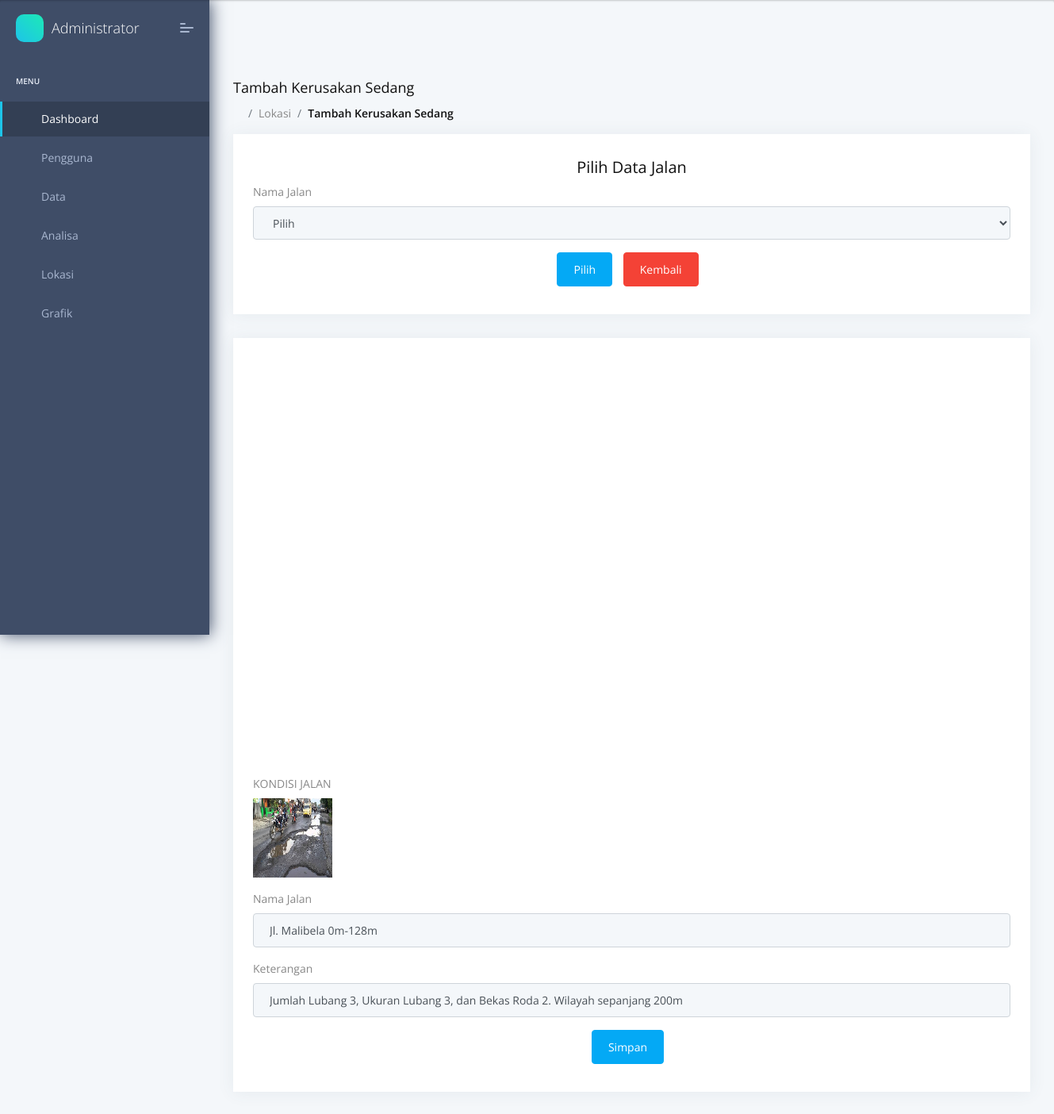
Screenshot of /admin/tambah_sedang.php?id_kerusakan=62 (signed in) with the database file from the repository.
### tables this page shows
CREATE TABLE `tb_kerusakan` (
  `id_kerusakan` int(5) NOT NULL,
  `id_jalan` int(5) NOT NULL,
  `foto` varchar(255) NOT NULL,
  `jum_lubang` varchar(50) NOT NULL,
  `uk_lubang` varchar(50) NOT NULL,
  `bekas_roda` varchar(50) NOT NULL,
  `cluster` varchar(50) NOT NULL
);

CREATE TABLE `tb_jalan` (
  `id_jalan` int(5) NOT NULL,
  `nama` varchar(50) NOT NULL,
  `ket` varchar(50) NOT NULL
);

### admin/tambah_sedang.php (the view, shortened to what this page needs)
<?php
include 'head.php';
include 'menu.php';
include 'header.php';
?>
<div class="pcoded-main-container">
    <div class="pcoded-wrapper">
        <div class="pcoded-content">
            <div class="pcoded-inner-content">
                <div class="page-header">
                    <div class="page-block">
                        <div class="row align-items-center">
                            <div class="col-md-12">
                                <div class="page-header-title">
                                    <h5 class="m-b-10">Tambah Kerusakan Sedang</h5>
                                </div>
                                <ul class="breadcrumb">
                                    <li class="breadcrumb-item"><a href="index.php"><i
                                                class="feather icon-home"></i></a></li>
                                    <li class="breadcrumb-item"><a href="#!">Lokasi</a></li>
                                    <li class="breadcrumb-item"><a href="#!">Tambah Kerusakan Sedang</a></li>
                                </ul>
                            </div>
                        </div>
                    </div>
                </div>
                <div class="main-body">
                    <div class="page-wrapper">
                        <div class="row">
                            <div class="col-sm-12">
                                <div class="card">
                                    <div class="card-body">
                                        <div class="row">
                                            <div class="col-md-12">
                                                <h4 align="center">Pilih Data Jalan</h4>
                                                <form action="<?php echo $_SERVER["PHP_SELF"]; ?>" method="GET">
                                                    <div class="form-group">
                                                        <label>Nama Jalan</label>
                                                        <select class="js-example-basic-single form-control"
                                                            name="id_kerusakan" required>
                                                            <option>Pilih</option>
                                                            <?php
                                                            include 'koneksi.php';
                                                            ?>
                                                        </select>
                                                    </div>
                                                    <center>
                                                        <button type="submit" class="btn btn-primary">Pilih</button>
                                                        <a class="btn btn-danger" href="data_sedang.php">Kembali</a>
                                                    </center>
                                                </form>
                                                <?php
                                                if (isset($_GET['id_kerusakan'])) {
                                                    $id_kerusakan = $_GET['id_kerusakan'];
                                                    $tamPeg = mysqli_query($con, "SELECT * FROM tb_kerusakan
                                                                JOIN tb_jalan ON tb_kerusakan.id_jalan=tb_jalan.id_jalan
                                                                WHERE id_kerusakan='$id_kerusakan'");
                                                    $tpeg = mysqli_fetch_array($tamPeg);
                                                ?>
                                            </div>
                                        </div>
                                    </div>
                                </div>
                            </div>
                            <div class="col-sm-12">
                                <div class="card">
                                    <div class="card-body">
                                        <div class="row">
                                            <div class="col-md-12">
                                                <center>
                                                    <div id="googleMap" style="width:1000px;height:500px;"
                                                        align="center"></div>
                                                </center>
                                                <br>
                                                <form action="simpan_sedang.php" method="post">
                                                    <div class="form-group">
                                                        <label>KONDISI JALAN</label><br>
                                                        <img src="gambar/<?php echo $tpeg['foto']; ?>"
                                                            style="width:100px;height:100px;">
                                                    </div>
                                                    <div class="form-group">
                                                        <label>Nama Jalan</label>
                                                        <input type="text" class="form-control" placeholder="Nama Jalan"
                                                            name="a" required value="<?php echo $tpeg['nama']; ?>">
                                                    </div>
                                                    <div class="form-group">
                                                        <label>Keterangan</label>
                                                        <input type="text" class="form-control"
                                                            placeholder="Jumlah Lubang" name="b" required
                                                            value="Jumlah Lubang <?php echo  $tpeg['jum_lubang']; ?>, Ukuran Lubang <?php echo  $tpeg['uk_lubang']; ?>, dan Bekas Roda <?php echo  $tpeg['bekas_roda']; ?>. Wilayah sepanjang 200m">
                                                    </div>
                                                    <center>
                                                        <button type="submit" class="btn btn-primary"
                                                            name="simpan">Simpan</button>
                                                    </center>
                                                </form>
                                                <?php
                                                }
                                            ?>
                                            </div>
                                        </div>
                                    </div>
                                </div>
                            </div>
                        </div>
                    </div>
                </div>
            </div>
        </div>
    </div>
</div>
<?php
include 'foot.php';
?>

### rows the page displays
tb_kerusakan: foto (picture), a "Jl. Malibela 0m-128m", b "Jumlah Lubang 3, Ukuran Lubang 3, dan Bekas Roda 2. Wilayah sepanjang 200m"
